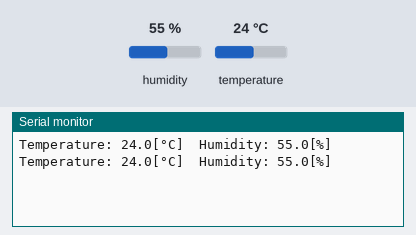
Simulated run of this sketch. Board: ESP32. Shown: the last lines printed to the serial monitor. Inputs (shaded band) come from the test bench; at power-on: humidity 55 %, temperature 24 °C.

Above: at 2.8 s.
2.9 s: humidity set to 22 %
At 4.8 s:
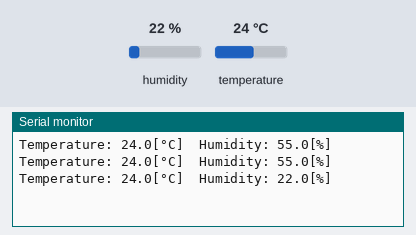
5.6 s: temperature set to 12 °C
At 7.2 s:
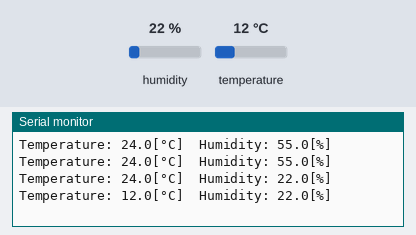
8.3 s: humidity set to 40 %
At 10.7 s:
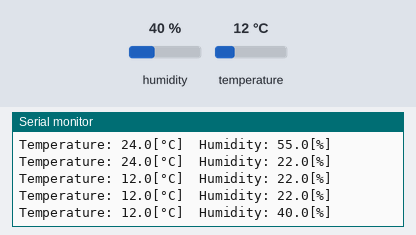
Timing chart, 0 to 12.2 s (numbered marks = the images above; inputs shaded):
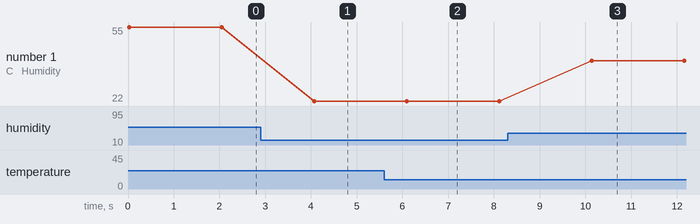

Measured:
- after the input at 2.9 s, the serial monitor: prints a new line after 1.2 s (image 1)
- after the input at 5.6 s, the serial monitor: prints a new line after 0.49 s (image 2)
- after the input at 8.3 s, the serial monitor: prints a new line after 1.8 s (image 3)
- plotted number 1: 55 → 22 after the input at 2.9 s, 22 → 40 after the input at 8.3 s

The sketch:

ESP32_DHT11.ino
```cpp
#include "DHT.h"
#define DHTPIN  4
#define DHTTYPE DHT11
DHT dht(DHTPIN, DHTTYPE);

void setup() {
    Serial.begin(115200);
    dht.begin();
}

void loop() {
    float h = dht.readHumidity();
    float t = dht.readTemperature();

    if (isnan(h) || isnan(t) ) {
        Serial.println("Failed to read from DHT sensor!");
        return;
    }

    Serial.print("Temperature: " + String(t, 1) + "[°C]\t");
    Serial.println("Humidity: " + String(h, 1) + "[%]");
    delay(2000);
}
```
